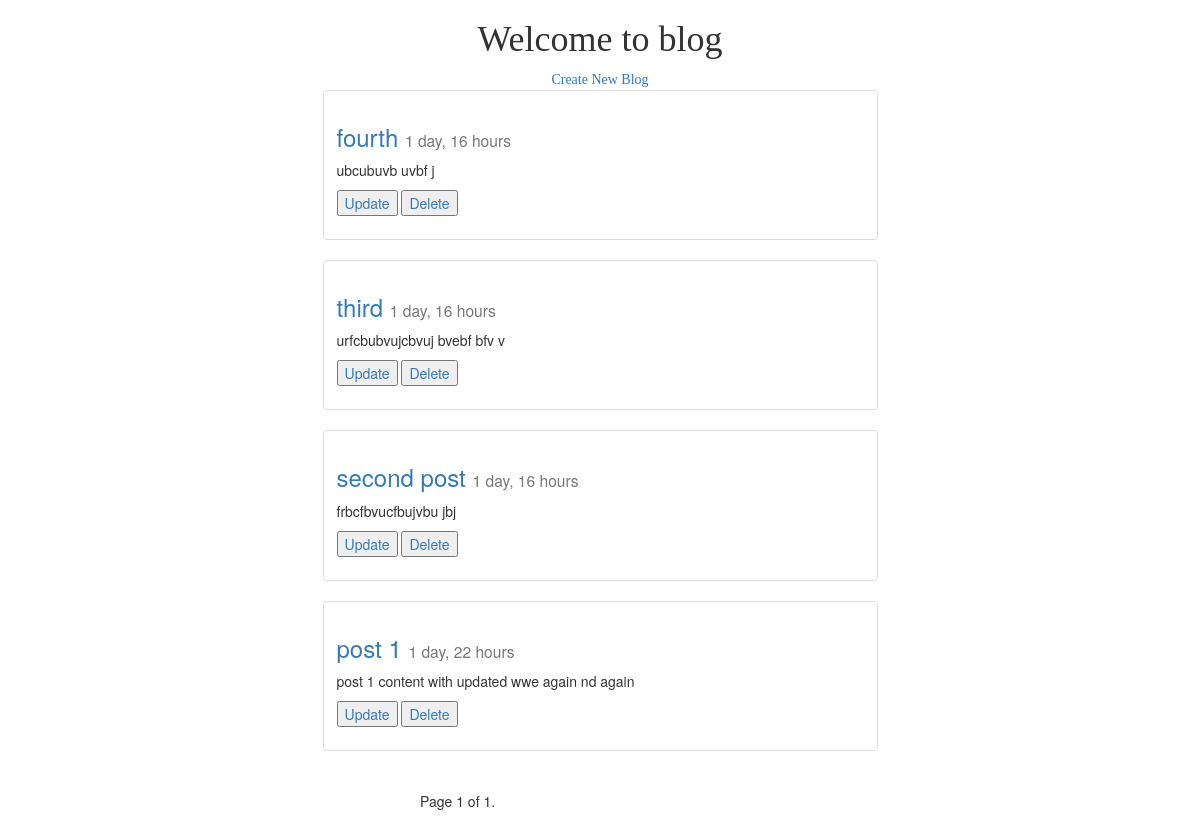
/posts/, run on an earlier commit of the app's database.
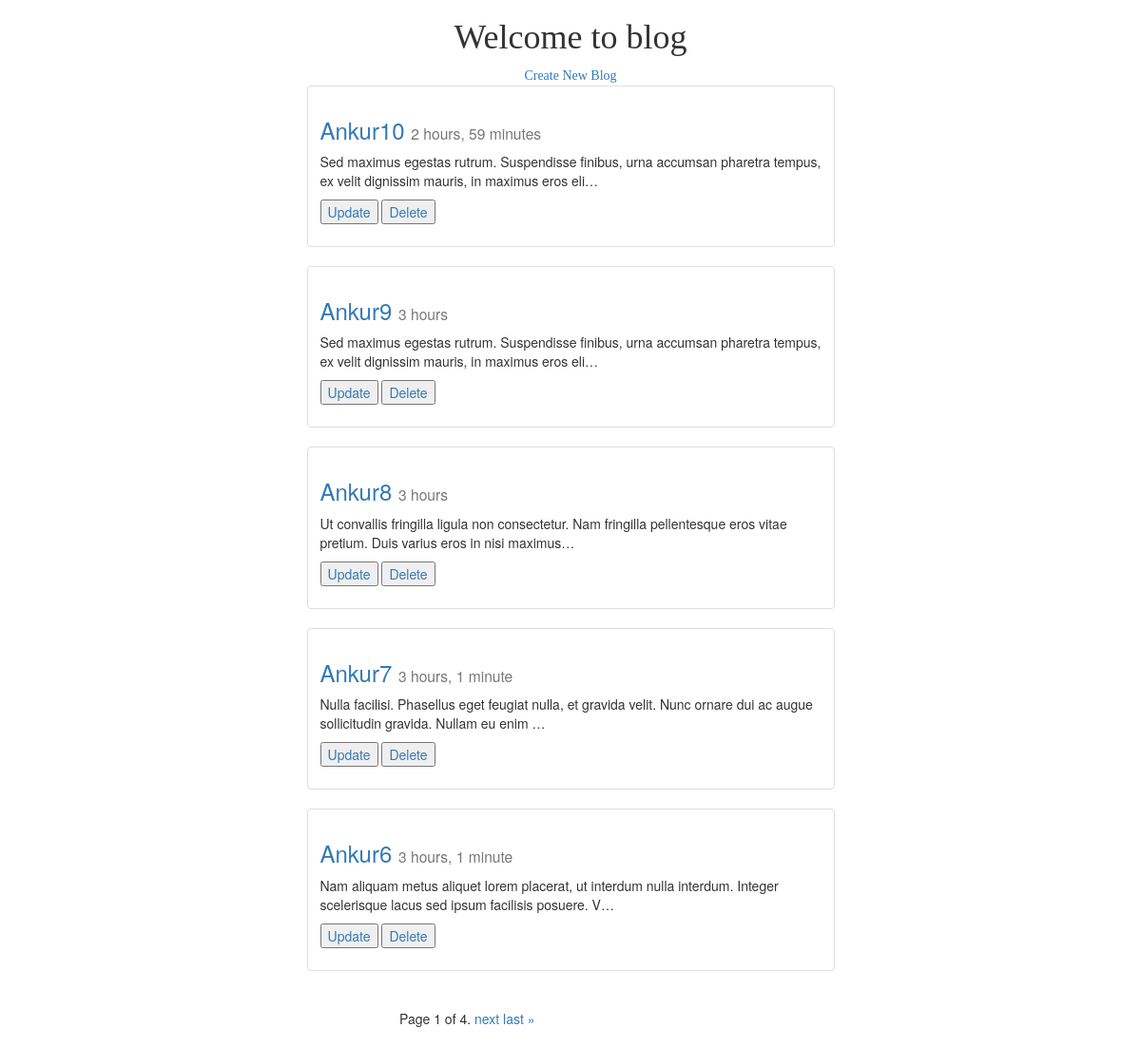
And on a later commit of the database.
### blog/models.py (models this page shows, shortened)
class post(models.Model):
    title = models.CharField(max_length=150)
    image = models.FileField(null= True, blank= True)
    post_content =  models.TextField()
    updated = models.DateTimeField(auto_now= True, auto_now_add= False)
    timestamp = models.DateTimeField(auto_now= False, auto_now_add= True)
    class Meta:
        ordering =['-timestamp', '-updated']

### blog/views.py (the view)
def post_list(request):
    posts_list = post.objects.all()
    paginator = Paginator(posts_list, 5)  # Show 10 contacts per page
    page = request.GET.get('page')
    try:
        posts = paginator.page(page)
    except PageNotAnInteger:
        posts = paginator.page(1)
    except EmptyPage:
        posts = paginator.page(paginator.num_pages)
    context_data={
        'posts_list': posts
    }
    return render(request, "blog/post_list.html", context_data)

### blog/templates/blog/post_list.html (shortened to what this page needs)
{% extends 'blog/base.html' %}
{% block content %}
    <div class="container">
        <div class="row" style="text-align: center; font-family:Apple Chancery; ">
            <div class="col-md-6 col-md-offset-3">
                <h1>Welcome to blog</h1>
                <a href="{% url 'blog:post_create' %}">
                    Create New Blog
                </a>
            </div>
        </div>
        {% for post in posts_list %}
            <div class="row">
                <div class="col-md-6 col-md-offset-3">
                    <div class="thumbnail">
                        <div class="caption">
                            <h3>
                                <a href="{% url 'blog:post_detail' id=post.id %}">
                                    {{ post.title }}
                                </a>
                                <small>{{ post.timestamp|timesince }}</small>
                            </h3>
                            <p>
                                {{ post.post_content|linebreaks|truncatechars:130 }}
                            </p>
                            <p>
                                <a href="{% url 'blog:post_update' id=post.id %}">
                                    <button>
                                        Update
                                    </button>
                                </a>
                                <a href="{% url 'blog:post_delete' id=post.id %}">
                                    <button>
                                        Delete
                                    </button>
                                </a>
                            </p>
                        </div>
                    </div>
                </div>
            </div>
        {% endfor %}
       <div class="row">
           <div class="col-md-4 col-md-offset-4">
                <div class="pagination">
            <span class="step-links">
                <span class="current">
                    Page {{ posts_list.number }} of {{ posts_list.paginator.num_pages }}.
                </span>
                {% if posts_list.has_next %}
                    <a href="?page={{ posts_list.next_page_number }}">next</a>
                    <a href="?page={{ posts_list.paginator.num_pages }}">last &raquo;</a>
                {% endif %}
            </span>
        </div>
           </div>
       </div>
    </div>
{% endblock content %}

What changed in the data, as far as the page shows it:
no longer on this page (row unchanged): post: title "fourth", timestamp "1 day, 16 hours", post_content "ubcubuvb uvbf j"
no longer on this page (row unchanged): post: title "third", timestamp "1 day, 16 hours", post_content "urfcbubvujcbvuj bvebf bfv v"
no longer on this page (row unchanged): post: title "second post", timestamp "1 day, 16 hours", post_content "frbcfbvucfbujvbu jbj"
no longer on this page (row unchanged): post: title "post 1", timestamp "1 day, 22 hours", post_content "post 1 content with updated wwe again nd again"
added post: title "Ankur10", timestamp "2 hours, 59 minutes", post_content "Sed maximus egestas rutrum. Suspendisse finibus, urna accumsan pharetra tempus, ex velit dignissim mauris, in maximus eros eli…"
added post: title "Ankur9", timestamp "3 hours", post_content "Sed maximus egestas rutrum. Suspendisse finibus, urna accumsan pharetra tempus, ex velit dignissim mauris, in maximus eros eli…"
added post: title "Ankur8", timestamp "3 hours", post_content "Ut convallis fringilla ligula non consectetur. Nam fringilla pellentesque eros vitae pretium. Duis varius eros in nisi maximus…"
added post: title "Ankur7", timestamp "3 hours, 1 minute", post_content "Nulla facilisi. Phasellus eget feugiat nulla, et gravida velit. Nunc ornare dui ac augue sollicitudin gravida. Nullam eu enim …"
added post: title "Ankur6", timestamp "3 hours, 1 minute", post_content "Nam aliquam metus aliquet lorem placerat, ut interdum nulla interdum. Integer scelerisque lacus sed ipsum facilisis posuere. V…"
Also different on the page:
{{ posts_list.paginator.num_pages }}: "1" → "4"
text now shown: "next last »"
